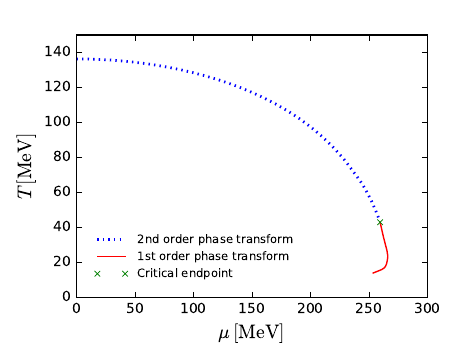

Reproduce this figure in Python.
#!/usr/bin/env python
# -*- coding: utf-8 -*-
# sphinx_gallery_thumbnail_number = 3

import matplotlib.pyplot as plt
import numpy as np
from matplotlib.ticker import NullFormatter  # useful for `logit` scale
import matplotlib.ticker as ticker
import matplotlib as mpl

mpl.style.use('classic')


# Data for plotting
mu=np.loadtxt('mu.dat')
T=np.loadtxt('T.dat')
#V2=np.loadtxt('T20mu247/V_u246.7.dat')
#V3=np.loadtxt('T20mu247/V_u246.9.dat')
#V4=np.loadtxt('T20mu247/V_u247.dat')
#V5=np.loadtxt('T20mu247/V_u247.1.dat')
#V6=np.loadtxt('T20mu247/V_u247.2.dat')

#print(mu120[:,2])
# Create figure
fig=plt.figure(figsize=(4.5, 3.5))
#fig=plt.figure()
ax1=fig.add_subplot(111)

ax1.plot(mu[0:30],T[0:30],':b',linewidth=2,markersize=4,label=r'2nd order phase transform')
print(T[30])
ax1.plot(mu[30:42],T[30:42],'-r',linewidth=1,markersize=4,label=r'1st order phase transform')
ax1.plot(mu[30],T[30],'xg',linewidth=2,markersize=4,label=r'Critical endpoint')
#ax1.plot(phi,V2,'-',linewidth=1,markersize=2,label=r'$k_{IR}=20 [\mathrm{MeV}]$')
#ax1.plot(phi,V3,'-',linewidth=1,markersize=2,label=r'$\mu=246.9 [\mathrm{MeV}]$')
#ax1.plot(phi,V4,'-',linewidth=1,markersize=2,label=r'$\mu=247.0 [\mathrm{MeV}]$')
#ax1.plot(phi,V5,'-',linewidth=1,markersize=2,label=r'$k_{IR}=50 [\mathrm{MeV}]$')
#ax1.plot(phi,V6,'-',linewidth=1,markersize=2,label=r'$\mu=247.2 [\mathrm{MeV}]$')
ax1.axis([0,300,0,150])
#ax1.ticklabel_format(style='scientific', axis='y',scilimits=(-1,0))
#ax1.set_xscale('log')
ax1.set_xlabel('$\mu \,[\mathrm{MeV}]$', fontsize=14, color='black')
ax1.set_ylabel(r'$T \,[\mathrm{MeV}]$', fontsize=14, color='black')
#plt.text(50,1.5e6,r'$T=20 \mathrm{MeV}$',fontsize=10)
ax1.legend(loc=0,fontsize='x-small',frameon=False,shadow=True,handlelength=3.,borderpad=0.5,borderaxespad=1)

for label in ax1.xaxis.get_ticklabels():
    label.set_fontsize(10)
for label in ax1.yaxis.get_ticklabels():
    label.set_fontsize(10)

#for ax in fig.axes:
#    ax.grid(True)

# Format the minor tick labels of the y-axis into empty strings with
# `NullFormatter`, to avoid cumbering the axis with too many labels.
#plt.gca().yaxis.set_minor_formatter(NullFormatter())
# Adjust the subplot layout, because the logit one may take more space
# than usual, due to y-tick labels like "1 - 10^{-3}"
fig.subplots_adjust(top=0.9, bottom=0.15, left=0.17, right=0.95, hspace=0.35,
                    wspace=0.35)


fig.savefig("beyondLPA.pdf")
